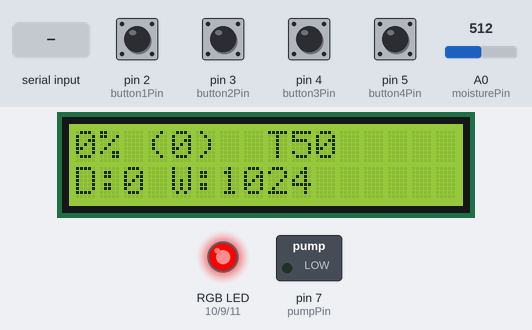
The sketch below on a simulated Arduino Uno, built with avr-gcc and run on an emulated ATmega328P. On the bench: 16×2 character LCD, switched loads named in the sketch (green lamp = pin HIGH), an RGB LED mixed from three pins (HIGH = lit). The test bench sets the inputs (shaded band); at power-on: pin 2 (button1Pin), pin 3 (button2Pin), pin 4 (button3Pin), pin 5 (button4Pin) HIGH, A0 (moisturePin) = 512. EEPROM starts erased; pins used as bus, display or sensor lines are not drawn; what the sketch prints to the serial monitor is not drawn.

Above: at 1.2 s.
1.3 s: pin 2 (button1Pin) pulled LOW for 1 s
At 3.5 s:
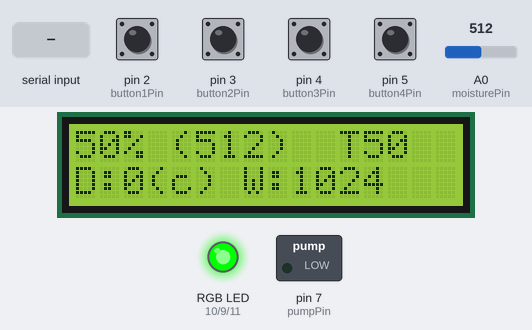
6.1 s: pin 3 (button2Pin) pulled LOW for 1 s
At 7.5 s:
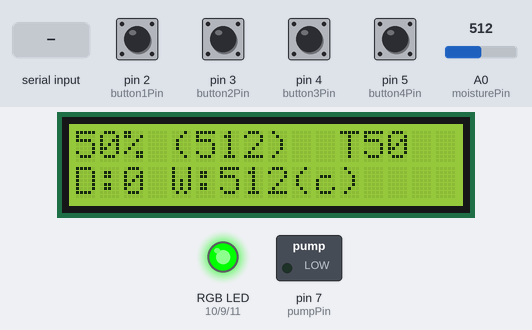
10.9 s: "D" received over Serial
At 11.6 s:
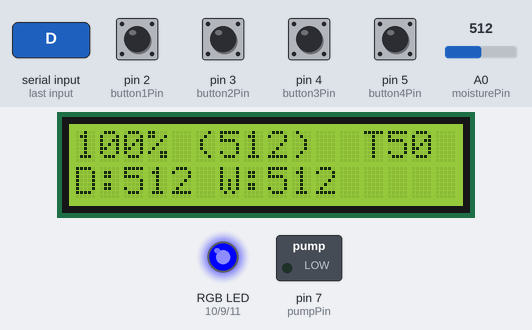
14.4 s: A0 (moisturePin) set to 503
18.2 s: pin 2 (button1Pin) pulled LOW for 0.15 s
At 19.1 s:
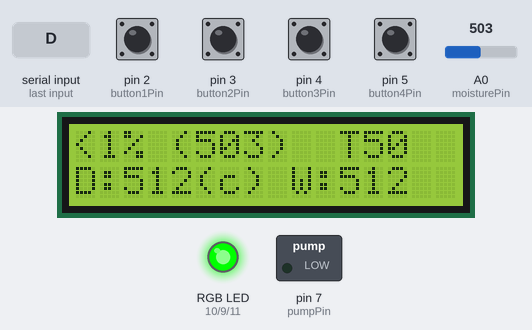
22.2 s: pin 3 (button2Pin) pulled LOW for 0.15 s
At 25.5 s:
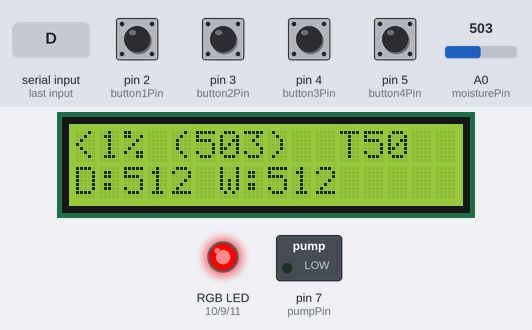
Timing chart, 0 to 62.5 s (numbered marks = the images above; inputs shaded):
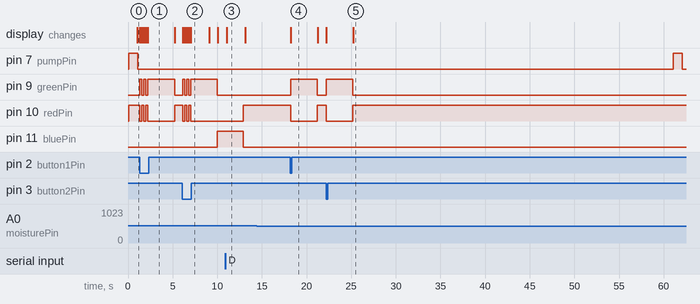

Measured:
- after the input at 1.3 s, pin 9 (greenPin): goes HIGH 0.23 s, LOW 0.23 s, HIGH 0.23 s, LOW 0.23 s, HIGH 3.0 s, then LOW, starting at once; pin 10 (redPin): goes LOW 0.23 s, HIGH 0.23 s, LOW 0.23 s, HIGH 0.23 s, LOW 3.0 s, then HIGH, starting at once; the display: first changes at once (image 1 shows a later state)
- after the input at 6.1 s, pin 9 (greenPin): goes HIGH 0.23 s, LOW 0.23 s, HIGH 0.23 s, LOW 0.23 s, HIGH 3.0 s, then LOW, starting at once; pin 10 (redPin): alternates HIGH for 0.23 s and LOW for 0.23 s, 5 changes in all, then stays LOW, starting at once
- after the input at 10.9 s, pin 10 (redPin): LOW → HIGH after 2.0 s; pin 11 (bluePin): HIGH → LOW after 2.0 s; the display: changes after 0.17 s (image 3)
- after the input at 14.4 s, every drawn part: stays the same
- after the input at 18.2 s, pin 9 (greenPin): LOW → HIGH at once, → LOW 3.0 s later; pin 10 (redPin): HIGH → LOW at once, → HIGH 3.0 s later; the display: changes at once (image 4)
- after the input at 22.2 s, pin 9 (greenPin): LOW → HIGH at once, → LOW 3.0 s later; pin 10 (redPin): HIGH → LOW at once, → HIGH 3.0 s later; the display: first changes at once (image 5 shows a later state)
- what the display in image 3 shows lasts 2.0 s, from 11.1 s to 13.1 s

The sketch:

SoilMoistureSensorPump1602LCDRGBLED.ino
```cpp
#include <Wire.h>
#include <LiquidCrystal_I2C.h>
#include <EEPROM.h>

LiquidCrystal_I2C lcd(0x27, 16, 2); // set the LCD address to 0x27 for a 16 chars and 2 line display

long second = 1000;
long minute = second * 60;
long hour = minute * 60;

long lastReadingTime = 0;
//long readingInterval = hour;
long readingInterval = 3 * second;

#define moisturePin 0
#define sensorPowerPin 8
#define ledPin 13
#define button1Pin 2
#define button2Pin 3
#define button3Pin 4
#define button4Pin 5
#define pumpPin 7

#define redPin 10
#define greenPin 9
#define bluePin 11

int moistureLevel = 0;
int moistureLevelRaw = 0;

int wetReading = 1024;
int dryReading = 0;

int dryReadingAddress = 0;
int wetReadingAddress = 1;

long lastDebounceTime = 0;
long debounceDelay = 200;

int threshold = 50;

bool pumpIsOn = 0;
long pumpStartTime = 0;
long lastPumpFinishTime = 0;
int pumpBurstDuration = 1*second;
long pumpWaitOffDuration = 1*minute;
//long pumpWaitOffDuration = 30*second;

bool screenIsOn = true;
bool sensorIsOn = true;
long lastSensorOnTime = 0;

long lastDisplayTime = 0;
long displayRefreshInterval = 1000;

bool buttonOnValue = 0; // 1 if button is active HIGH and 0 if button is active LOW

#define CALIBRATION_MODE_OFF 0
#define CALIBRATION_MODE_DRY 1
#define CALIBRATION_MODE_WET 2

long calibrationTriggerTime = 0;
long calibrationInterval = 3000;
int calibrationMode = CALIBRATION_MODE_OFF;

long lastSerialOutputTime = 0;
long serialOutputInterval = readingInterval;

bool isDebug = true;

void setup()
{
  Serial.begin(115200);

  Serial.println("Starting irrigator");

  pinMode(redPin, OUTPUT);
  pinMode(greenPin, OUTPUT);
  pinMode(bluePin, OUTPUT);
  pinMode(pumpPin, OUTPUT);
  pinMode(sensorPowerPin, OUTPUT);

  pinMode(button1Pin, INPUT_PULLUP);
  pinMode(button2Pin, INPUT_PULLUP);
  pinMode(button3Pin, INPUT_PULLUP);
  pinMode(button4Pin, INPUT_PULLUP);

  if (EEPROM.read(dryReadingAddress) != 0)
    dryReading = getDryReading();
  else
    setDryReading(dryReading);

  if (EEPROM.read(wetReadingAddress) != 0)
    wetReading = getWetReading();
  else
    setWetReading(wetReading);

  lcd.init();

  lcd.backlight();

  // If the interval is less than 2 seconds turn the sensor on and leave it on (otherwise it will be turned on just before it's needed)
  if (readingInterval <= 2000)
  {
    sensorOn();

    // TODO: Remove if not needed
    //delay(2000);
  }

}

void loop()
{
  checkCommand();

  checkButton();

  checkCalibrationTimeout();

  takeReading();

  serialPrintData();

  setRgbLed();

  displayReading();

  irrigateIfNeeded();

// TODO: Remove if not needed
//  delay(1);
}

/* Commands */
void checkCommand()
{
  // TODO: Is this function still required now that calibration is completed using buttons?
  while (Serial.available() > 0)
  {
    char command = Serial.read();

    Serial.println(command);

    switch (command)
    {
      case 'D':
        lastReadingTime = 0;
        takeReading();
        setDryReading(moistureLevelRaw);
        break;
      case 'W':
        lastReadingTime = 0;
        takeReading();
        setWetReading(moistureLevelRaw);
        break;
    }
  }
}

/* Buttons */
void checkButton()
{
  if (lastDebounceTime + debounceDelay < millis()
      || lastDebounceTime == 0) {

    int reading1 = digitalRead(button1Pin);
    int reading2 = digitalRead(button2Pin);
    int reading3 = digitalRead(button3Pin);
    int reading4 = digitalRead(button4Pin);

    if (reading1 == buttonOnValue)
      button1Pressed();

    if (reading2 == buttonOnValue)
      button2Pressed();

    if (reading3 == buttonOnValue)
      button3Pressed();

    if (reading4 == buttonOnValue)
      button4Pressed();

    if (reading1 == buttonOnValue
        || reading2 == buttonOnValue
        || reading3 == buttonOnValue
        || reading4 == buttonOnValue) {

      lastDebounceTime = millis();

      Serial.println("Button pressed");

      // Reset the last reading time to force another reading
      lastReadingTime = 0; // TODO: Check if needed
    }
  }
}

void button1Pressed()
{
  Serial.println("Button 1 pressed");

  if (calibrationMode == CALIBRATION_MODE_OFF)
    initiateDryCalibration();
  else if (calibrationMode == CALIBRATION_MODE_DRY && calibrationTriggerTime + calibrationInterval > millis())
    confirmCalibrateDry();
  else
    cancelCalibration();
}

void button2Pressed()
{
  Serial.println("Button 2 pressed");

  if (calibrationMode == CALIBRATION_MODE_OFF)
    initiateWetCalibration();
  else if (calibrationMode == CALIBRATION_MODE_WET && calibrationTriggerTime + calibrationInterval > millis())
    confirmCalibrateWet();
  else
    cancelCalibration();
}

void button3Pressed()
{
  Serial.println("Button 3 pressed");

  threshold ++;

  Serial.print("Threshold: " );
  Serial.println(threshold);

  refreshDisplay();
}

void button4Pressed()
{
  Serial.println("Button 4 pressed");

  threshold --;
  Serial.print("Threshold: " );
  Serial.println(threshold);

  refreshDisplay();
}

/* Readings */
void takeReading()
{
  if (lastReadingTime + readingInterval < millis()
      || lastReadingTime == 0)
  {
    if (!sensorIsOn && readingInterval > 2000)
    {
      sensorOn();
    }
    else if (sensorIsOn && lastSensorOnTime + 2000 < millis()
             || readingInterval < 2000)
    {
      if (isDebug)
        Serial.println("Preparing to take reading");

      int readingSum  = 0;
      int totalReadings = 5;

      for (int i = 0; i < totalReadings; i++)
      {
        int reading = analogRead(moisturePin);

        readingSum += reading;
      }

      int averageReading = readingSum / totalReadings;

      moistureLevelRaw = averageReading;

      moistureLevel = calculateMoistureLevel(averageReading);

      if (moistureLevel < 0)
        moistureLevel = 0;

      if (moistureLevel > 100)
        moistureLevel = 100;

      // If the interval is less than 2 seconds then don't turn the sensor off
      if (readingInterval > 2000)
      {
        sensorOff();
      }

      lastReadingTime = millis();
    }
  }
}

int calculateMoistureLevel(int reading)
{
  return map(reading, dryReading, wetReading, 0, 100);
}

/* Serial Output */
void serialPrintData()
{
  if (lastSerialOutputTime + serialOutputInterval < millis()
      || lastSerialOutputTime == 0)
  {
    Serial.print("D;"); // This prefix indicates that the line contains data.
    Serial.print("Raw:");
    Serial.print(moistureLevelRaw);
    Serial.print(";");
    Serial.print("Calibrated:");
    Serial.print(moistureLevel);
    Serial.print(";");
    Serial.print("Threshold:");
    Serial.print(threshold);
    Serial.print(";");
    Serial.print("WaterNeeded:");
    Serial.print(moistureLevel < threshold);
    Serial.print(";");
    Serial.print("PumpOn:");
    Serial.print(pumpIsOn);
    Serial.print(";");
    Serial.print("SecondsSincePumpOn:");
    Serial.print((millis()-lastPumpFinishTime)/1000);
    Serial.print(";");
    Serial.print("Dry:");
    Serial.print(dryReading);
    Serial.print(";");
    Serial.print("Wet:");
    Serial.print(wetReading);
    Serial.print(";");
    Serial.println();

    if (isDebug)
      {
        Serial.print("Last pump start time:");
        Serial.println(pumpStartTime);
        Serial.print("Last pump finish time:");
        Serial.println(lastPumpFinishTime);
      }

    lastSerialOutputTime = millis();
  }
}

/* Display */
void displayReading()
{
  if (millis() > lastDisplayTime + displayRefreshInterval)
  {
    lcd.clear();
    lcd.setCursor(0, 0);

    if (!isDebug)
    {
      lcd.print("Moisture: ");
      if (moistureLevelRaw < dryReading)
        lcd.print("<");
      lcd.print(moistureLevel);
      lcd.print("%");
      lcd.setCursor(0, 1);
      if (calibrationMode == CALIBRATION_MODE_OFF)
      {
        lcd.print("Irrigate <");
        lcd.print(threshold);
        lcd.print("%");
      }
      else if (calibrationMode == CALIBRATION_MODE_DRY)
      {
        lcd.print("Dry:");
        lcd.print(moistureLevelRaw);
      }
      else if (calibrationMode == CALIBRATION_MODE_WET)
      {
        lcd.print("Wet:");
        lcd.print(moistureLevelRaw);
      }
    }
    else
    {
      if (moistureLevelRaw < dryReading)
        lcd.print("<");
      lcd.print(moistureLevel);
      lcd.print("% (");
      lcd.print(moistureLevelRaw);
      lcd.print(")");
      lcd.print("  T");
      lcd.print(threshold);

      lcd.setCursor(0, 1);
      lcd.print("D:");
      lcd.print(dryReading);

      if (calibrationMode == CALIBRATION_MODE_DRY)
      {
        lcd.print("(c)");
      }

      lcd.print(" W:");
      lcd.print(wetReading);

      if (calibrationMode == CALIBRATION_MODE_WET)
      {
        lcd.print("(c)");
      }
    }

    lastDisplayTime = millis();
  }
}

void refreshDisplay() {
  // Reset the last display time to force a refresh
  lastDisplayTime = 0;

  displayReading();
}


void toggleScreen()
{
  screenIsOn = !screenIsOn;

  Serial.println("Toggle screen");
  if (screenIsOn)
    lcd.backlight();
  else
    lcd.noBacklight();
}

/* Irrigation */
void irrigateIfNeeded()
{
  bool pumpBurstFinished = pumpStartTime + pumpBurstDuration < millis();
  bool waterIsNeeded = moistureLevel <= threshold;
  bool pumpIsReady = lastPumpFinishTime + pumpWaitOffDuration < millis() || lastPumpFinishTime == 0;

  if (pumpIsOn)
  {
    //Serial.println("Pump is on"); // Line disabled because it floods the serial output
    if (pumpBurstFinished)
    {
      if (isDebug)
        Serial.println("Pump burst finished");
      pumpOff();
    }
  }
  else if (waterIsNeeded)
  {

    //Serial.println("Water is needed"); // Line disabled because it floods the serial output
    if (pumpIsReady)
    {
      if (isDebug)
        Serial.println("Pump is turning on");
      pumpOn();
    }
    //  else
    //  Serial.println("Pump is waiting"); // Line disabled because it floods the serial output
  }
}

void pumpOn()
{
  digitalWrite(pumpPin, HIGH);
  pumpIsOn = true;

  pumpStartTime = millis();
}

void pumpOff()
{
  digitalWrite(pumpPin, LOW);
  pumpIsOn = false;

  lastPumpFinishTime = millis();
}

/* Sensor */
void sensorOn()
{
  if (isDebug)
    Serial.println("Turning sensor on");

  digitalWrite(sensorPowerPin, HIGH);

  lastSensorOnTime = millis();

  sensorIsOn = true;
}

void sensorOff()
{
  if (isDebug)
    Serial.println("Turning sensor off");

  digitalWrite(sensorPowerPin, LOW);

  sensorIsOn = false;
}

/* RGB LED */
void setRgbLed()
{
  if (calibrationMode != CALIBRATION_MODE_OFF
      && calibrationTriggerTime + calibrationInterval > millis())
  {
    analogWrite(greenPin, 255);
    analogWrite(redPin, 0);
    analogWrite(bluePin, 0);
  }
  else
  {
    if (moistureLevel > threshold)
    {
      analogWrite(bluePin, 255);
      analogWrite(redPin, 0);
      analogWrite(greenPin, 0);
    }
    else
    {
      analogWrite(redPin, 255);
      analogWrite(bluePin, 0);
      analogWrite(greenPin, 0);
    }
  }
}

/* Calibration */
void initiateDryCalibration()
{
  calibrationMode = CALIBRATION_MODE_DRY;
  calibrationTriggerTime = millis();

  refreshDisplay();
}

void initiateWetCalibration()
{
  calibrationMode = CALIBRATION_MODE_WET;
  calibrationTriggerTime = millis();

  refreshDisplay();
}

void confirmCalibrateDry()
{
  lastReadingTime = 0;
  takeReading();
  setDryReading(moistureLevelRaw);

  // Calibration mode is completed. Go back to normal
  calibrationMode = CALIBRATION_MODE_OFF;

  refreshDisplay();
}

void confirmCalibrateWet()
{
  lastReadingTime = 0;
  takeReading();
  setWetReading(moistureLevelRaw);

  // Calibration mode is completed. Go back to normal
  calibrationMode = CALIBRATION_MODE_OFF;

  refreshDisplay();
}

void checkCalibrationTimeout()
{
  if (calibrationMode != CALIBRATION_MODE_OFF
      && calibrationTriggerTime + calibrationInterval < millis())
  {
    cancelCalibration();
    Serial.println("Calibration timed out");
  }
}

void cancelCalibration()
{
  calibrationMode = CALIBRATION_MODE_OFF;

  refreshDisplay();
}

void setDryReading(int reading)
{
  dryReading = reading;

  if (isDebug)
  {
    Serial.print("Setting dry reading: ");
    Serial.println(reading);
  }

  EEPROM.write(dryReadingAddress, reading / 4); // Must divide by 4 to make it fit in eeprom
}

void setWetReading(int reading)
{
  wetReading = reading;

  if (isDebug)
  {
    Serial.print("Setting wet reading: ");
    Serial.println(reading);
  }

  EEPROM.write(wetReadingAddress, reading / 4); // Must divide by 4 to make it fit in eeprom
}

int getDryReading()
{
  int value = EEPROM.read(dryReadingAddress);

  if (value == 255)
    return dryReading;
  else
    return value * 4; // Must multiply by 4 to get the original value
}

int getWetReading()
{
  int value = EEPROM.read(wetReadingAddress);

  if (value == 255)
    return wetReading;
  else
    return value * 4; // Must multiply by 4 to get the original value
}
```
